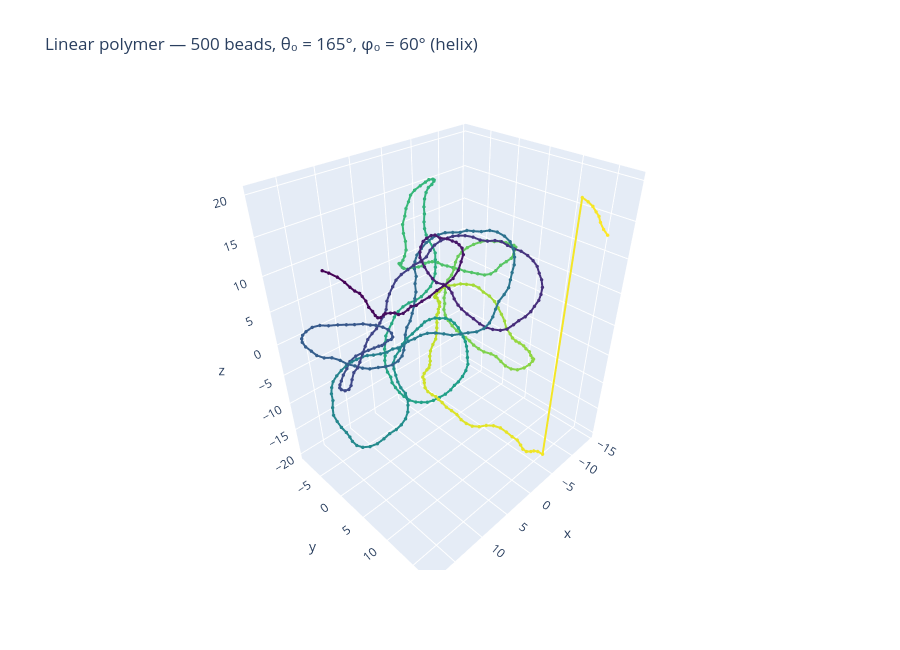

Notebook source saved alongside this figure:
### Markdown cell above
### 3D Visualization

The backbone is drawn as a line coloured by bead index.

### Code cell
# Read final positions sorted by tag
with sim.state.cpu_local_snapshot as ss:
    tags = np.array(ss.particles.tag[:])
    pos_final = np.array(ss.particles.position[:])
order = np.argsort(tags)
pos_final = pos_final[order]

fig = go.Figure()

# Backbone (coloured line)
fig.add_trace(go.Scatter3d(
    x=pos_final[:, 0], y=pos_final[:, 1], z=pos_final[:, 2],
    mode="lines+markers",
    line=dict(color=np.arange(N), colorscale="Viridis", width=4),
    marker=dict(size=2, color=np.arange(N), colorscale="Viridis"),
    name="Backbone",
    hoverinfo="skip",
))

fig.update_layout(
    title=f"Linear polymer — {N} beads, θ₀ = 165°, φ₀ = 60° (helix)",
    scene=dict(
        xaxis_title="x", yaxis_title="y", zaxis_title="z",
        aspectmode="data",
    ),
    width=900, height=650,
    legend=dict(x=0.01, y=0.99),
)
fig.show()

### Figure 1 — Plotly figure (JSON) as saved in the notebook; plotly's stock layout.template omitted (floating-point values rounded to 4 significant figures; data arrays with more than 128 entries replaced by an {"elided": "..."} marker saying what was removed)
{"data": [{"hoverinfo": "skip", "line": {"color": {"elided": "500 int values"}, "colorscale": [[0.0, "#440154"], [0.1111, "#482878"], [0.2222, "#3e4989"], [0.3333, "#31688e"], [0.4444, "#26828e"], [0.5556, "#1f9e89"], [0.6667, "#35b779"], [0.7778, "#6ece58"], [0.8889, "#b5de2b"], [1.0, "#fde725"]], "width": 4}, "marker": {"color": {"elided": "500 int values"}, "colorscale": [[0.0, "#440154"], [0.1111, "#482878"], [0.2222, "#3e4989"], [0.3333, "#31688e"], [0.4444, "#26828e"], [0.5556, "#1f9e89"], [0.6667, "#35b779"], [0.7778, "#6ece58"], [0.8889, "#b5de2b"], [1.0, "#fde725"]], "size": 2}, "mode": "lines+markers", "name": "Backbone", "type": "scatter3d", "x": {"elided": "500 float values"}, "y": {"elided": "500 float values"}, "z": {"elided": "500 float values"}}], "layout": {"height": 650, "legend": {"x": 0.01, "y": 0.99}, "scene": {"aspectmode": "data", "xaxis": {"title": {"text": "x"}}, "yaxis": {"title": {"text": "y"}}, "zaxis": {"title": {"text": "z"}}}, "title": {"text": "Linear polymer — 500 beads, θ₀ = 165°, φ₀ = 60° (helix)"}, "width": 900}}
